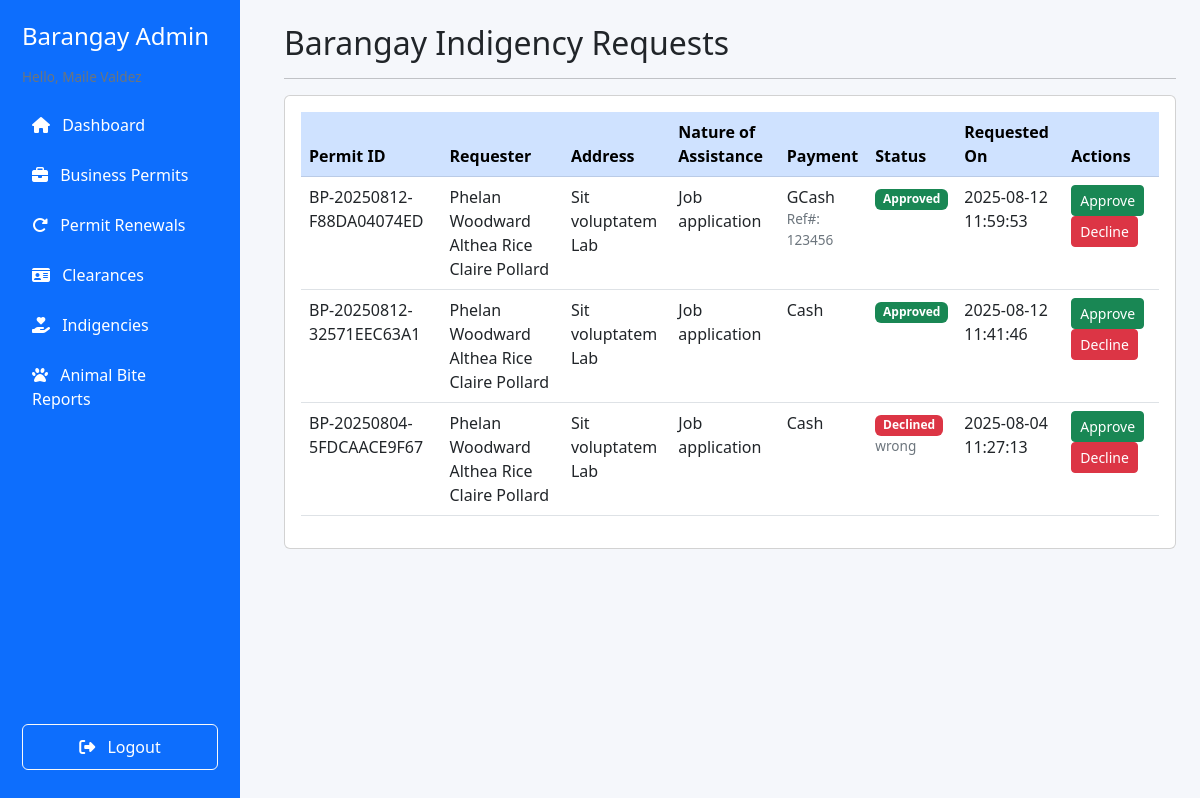
Page /admin/admin_indigency.php (signed in) on the committed database.
### tables this page shows
CREATE TABLE `indigency` (
  `id` int(11) NOT NULL,
  `permit_id` varchar(50) DEFAULT NULL,
  `nature_of_assistance` varchar(100) DEFAULT NULL,
  `user_id` int(11) DEFAULT NULL,
  `status` varchar(50) DEFAULT 'Pending',
  `comment` text DEFAULT NULL,
  `gcash_ref_no` varchar(100) DEFAULT NULL,
  `created_at` timestamp NOT NULL DEFAULT current_timestamp(),
  `payment_type` varchar(255) DEFAULT NULL,
  `payment_proof` varchar(255) DEFAULT NULL
);

CREATE TABLE `users` (
  `id` int(11) NOT NULL,
  `email` varchar(100) DEFAULT NULL,
  `user_password` varchar(255) DEFAULT NULL,
  `f_name` varchar(50) DEFAULT NULL,
  `m_name` varchar(50) DEFAULT NULL,
  `l_name` varchar(50) DEFAULT NULL,
  `birthday` varchar(50) DEFAULT NULL,
  `contact` varchar(20) DEFAULT NULL,
  `marriage_status` varchar(20) DEFAULT NULL,
  `gender` varchar(20) DEFAULT NULL,
  `address` varchar(100) DEFAULT NULL,
  `picture` varchar(255) DEFAULT NULL
);

### admin/admin_indigency.php (the view, shortened to what this page needs)
<?php
include 'admin_header.php';
include '../include/config.php';
$sql = "SELECT i.*, u.f_name, u.m_name, u.l_name, u.address
        FROM indigency i
        LEFT JOIN users u ON i.user_id = u.id
        ORDER BY i.created_at DESC";
$stmt = $pdo->query($sql);
$rows = $stmt->fetchAll(PDO::FETCH_ASSOC);
?>
<div class="card p-3">
    <div class="table-wrap">
    <table class="table table-hover">
        <thead class="table-primary">
            <tr>
                <th>Permit ID</th>
                <th>Requester</th>
                <th>Address</th>
                <th>Nature of Assistance</th>
                <th>Payment</th>
                <th>Status</th>
                <th>Requested On</th>
                <th>Actions</th>
            </tr>
        </thead>
        <tbody>
        <?php foreach($rows as $r): ?>
            <tr id="row-<?= $r['id'] ?>">
                <td><?= htmlspecialchars($r['permit_id']) ?></td>
                <td><?= htmlspecialchars(trim($r['f_name'].' '.$r['m_name'].' '.$r['l_name'])) ?></td>
                <td><?= htmlspecialchars($r['address'] ?? '-') ?></td>
                <td><?= htmlspecialchars($r['nature_of_assistance'] ?? '-') ?></td>
                <td>
                    <?= htmlspecialchars($r['payment_type'] ?? '-') ?>
                    <?php if (!empty($r['gcash_ref_no'])): ?>
                        <div class="small-muted">Ref#: <?= htmlspecialchars($r['gcash_ref_no']) ?></div>
                    <?php endif; ?>
                </td>
                <td>
                    <span class="badge bg-<?= $r['status']=="Approved" ? "success" : ($r['status']=="Declined" ? "danger" : "secondary") ?>">
                        <?= htmlspecialchars($r['status']) ?>
                    </span>
                    <?php if (!empty($r['comment'])): ?><div class="small-muted"><?= htmlspecialchars($r['comment']) ?></div><?php endif; ?>
                </td>
                <td><?= htmlspecialchars($r['created_at']) ?></td>
                <td>
                    <button class="btn btn-success btn-sm approveBtn" data-id="<?= $r['id'] ?>" data-type="indigency">Approve</button>
                    <button class="btn btn-danger btn-sm declineBtn" data-id="<?= $r['id'] ?>" data-type="indigency">Decline</button>
                </td>
            </tr>
        <?php endforeach; ?>
        </tbody>
    </table>
    </div>
</div>
<?php include 'admin_footer.php'; ?>

### admin/admin_header.php (style rules this page uses)
:root { --accent:#0d6efd }
body { background:#f5f7fb }
.small-muted { font-size:0.85rem;color:#6c757d }
.table-wrap { overflow-x:auto }

### rows in the picture
indigency: permit "BP-20250812-F88DA04074ED", user.l_name "Phelan Woodward Althea Rice Claire Pollard", user.address "Sit voluptatem Lab", nature_of_assistance "Job application", payment_type "GCash", gcash_ref_no "123456", status "Approved", created_at "2025-08-12 11:59:53"
indigency: permit "BP-20250812-32571EEC63A1", user.l_name "Phelan Woodward Althea Rice Claire Pollard", user.address "Sit voluptatem Lab", nature_of_assistance "Job application", payment_type "Cash", status "Approved", created_at "2025-08-12 11:41:46"
indigency: permit "BP-20250804-5FDCAACE9F67", user.l_name "Phelan Woodward Althea Rice Claire Pollard", user.address "Sit voluptatem Lab", nature_of_assistance "Job application", payment_type "Cash", status "Declined", comment "wrong", created_at "2025-08-04 11:27:13"

### other values in the picture
$page_title "Barangay Indigency Requests"
